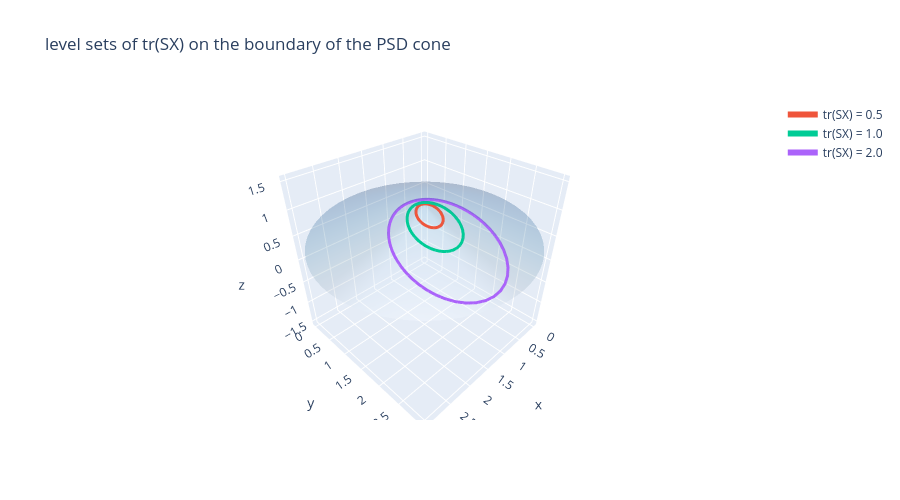

This figure's notebook cell:
### Markdown cell above
### Prediction

- $\mathrm{tr}(SX) = s_{11}x + s_{22}y + 2s_{12}z$ is linear: its level sets are planes, and on the PSD cone they cut out ellipses (bounded slices), because $S\succ0$.
- $h$ is convex with a unique minimiser $S^{-1}$ (gradient $-X^{-1} + S = 0$).

### Code cell
S = np.array([[2.0, 0.6], [0.6, 1.0]])

r = np.linspace(0, 1.5, 30); ph = np.linspace(0, 2 * np.pi, 60); R, PH = np.meshgrid(r, ph)
Xb, Yb, Zb = R + R * np.cos(PH), R - R * np.cos(PH), R * np.sin(PH)
traces = [go.Surface(x=Xb, y=Yb, z=Zb, opacity=0.25, colorscale="Blues", showscale=False)]
for c in [0.5, 1.0, 2.0]:
    # points of the cone boundary with tr(SX) = c: scale each boundary ray so that tr(S·X) = c
    ray = np.stack([1 + np.cos(ph), 1 - np.cos(ph), np.sin(ph)])
    tr_ray = S[0, 0] * ray[0] + S[1, 1] * ray[1] + 2 * S[0, 1] * ray[2]
    curve = ray * (c / tr_ray)
    traces.append(go.Scatter3d(x=curve[0], y=curve[1], z=curve[2], mode="lines", line=dict(width=6), name=f"tr(SX) = {c}"))
fig = go.Figure(traces)
fig.update_layout(height=500, title="level sets of tr(SX) on the boundary of the PSD cone",
                  scene=dict(xaxis_title="x", yaxis_title="y", zaxis_title="z", aspectmode="cube"))
fig.show()

S_inv = np.linalg.inv(S)
def h(x, y, z):
    det = x * y - z**2
    return np.where((det > 0) & (x > 0), -np.log(np.where(det > 0, det, 1)) + S[0, 0] * x + S[1, 1] * y + 2 * S[0, 1] * z, np.nan)
g = np.linspace(0.05, 2.5, 300); GX, GY = np.meshgrid(g, g)
H = h(GX, GY, S_inv[0, 1])
plt.figure(figsize=(7, 6))
cs = plt.contour(GX, GY, H, levels=np.nanmin(H) + np.array([0.02, 0.1, 0.3, 0.6, 1, 2, 3]), cmap="viridis"); plt.clabel(cs, fmt="%.2f")
plt.plot(S_inv[0, 0], S_inv[1, 1], "r*", ms=15, label="S⁻¹ (x, y entries)")
plt.xlabel("x"); plt.ylabel("y"); plt.legend(); plt.title(f"h on the slice z = (S⁻¹)₁₂ = {S_inv[0, 1]:.3f}")
plt.show()

def h_chol(v):     # parametrise X = LLᵀ with L lower triangular, diag > 0 via exp: unconstrained and always PD
    L = np.array([[np.exp(v[0]), 0], [v[1], np.exp(v[2])]]); X = L @ L.T
    return -np.linalg.slogdet(X)[1] + np.trace(S @ X)
res = minimize(h_chol, x0=np.zeros(3))
L = np.array([[np.exp(res.x[0]), 0], [res.x[1], np.exp(res.x[2])]]); X_star = L @ L.T
print("numerical minimiser X* =\n", X_star, "\nS⁻¹ =\n", S_inv)
